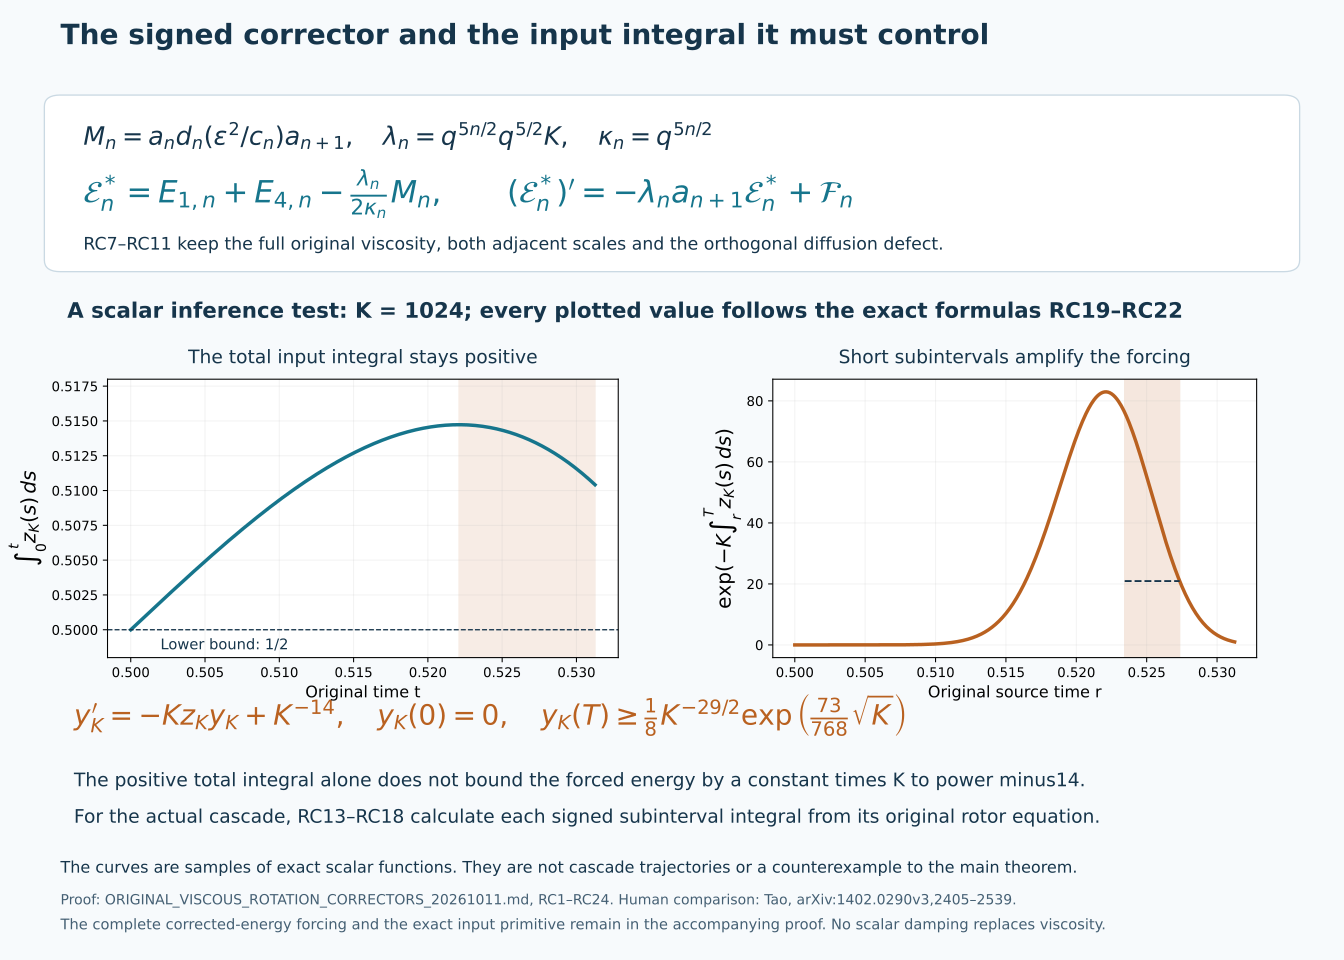

This chart was generated by the following Python code:
"""Original corrected energy and exact scalar integrating-factor example."""
from pathlib import Path
import numpy as np
import matplotlib
matplotlib.use('Agg')
import matplotlib.pyplot as plt
from matplotlib.patches import FancyBboxPatch
P=Path(__file__).resolve().parent
fig=plt.figure(figsize=(14,10),facecolor='#f7fafc')
canvas=fig.add_axes([0,0,1,1]);canvas.set_xlim(0,1);canvas.set_ylim(0,1);canvas.axis('off')
ink='#16354b';blue='#16758c';orange='#b96120'
canvas.text(.045,.954,'The signed corrector and the input integral it must control',fontsize=21,fontweight='bold',color=ink)
canvas.add_patch(FancyBboxPatch((.045,.729),.91,.16,boxstyle='round,pad=0.012',fc='white',ec='#cad9e3'))
canvas.text(.062,.849,r'$M_n=a_nd_n(\epsilon^2/c_n)a_{n+1},\quad\lambda_n=q^{5n/2}q^{5/2}K,\quad\kappa_n=q^{5n/2}$',fontsize=19,color=ink)
canvas.text(.062,.789,r'$\mathcal{E}_n^*=E_{1,n}+E_{4,n}-\frac{\lambda_n}{2\kappa_n}M_n,\qquad (\mathcal{E}_n^*)^{\prime}=-\lambda_n a_{n+1}\mathcal{E}_n^*+\mathcal{F}_n$',fontsize=23,color=blue)
canvas.text(.062,.74,'RC7–RC11 keep the full original viscosity, both adjacent scales and the orthogonal diffusion defect.',fontsize=13,color=ink)
canvas.text(.05,.669,'A scalar inference test: K = 1024; every plotted value follows the exact formulas RC19–RC22',fontsize=16,fontweight='bold',color=ink)
K=1024.;delta=K**-.5;T=.5+delta
r=np.linspace(.5,T,501);theta=(r-.5)/delta
total=.5+delta*(theta-2*theta**3/3)
tail=delta*(1/3-theta+2*theta**3/3)
ax1=fig.add_axes([.08,.315,.38,.29]);ax2=fig.add_axes([.575,.315,.36,.29])
ax1.plot(r,total,color=blue,lw=2.6);ax1.axhline(.5,color=ink,ls='--',lw=1)
ax1.axvspan(.5+delta/np.sqrt(2),T,color=orange,alpha=.12)
ax1.set_title('The total input integral stays positive',fontsize=14,pad=12,color=ink)
ax1.set_xlabel('Original time t',fontsize=12);ax1.set_ylabel(r'$\int_0^t z_K(s)\,ds$',fontsize=15)
ax1.set_ylim(.498,.518);ax1.ticklabel_format(useOffset=False,axis='both');ax1.grid(alpha=.16)
ax1.text(.502,.4986,'Lower bound: 1/2',fontsize=11,color=ink)
kernel=np.exp(-K*tail);lo=.5+3*delta/4;hi=.5+7*delta/8;lower=np.exp(73*np.sqrt(K)/768)
ax2.plot(r,kernel,color=orange,lw=2.6);ax2.axvspan(lo,hi,color=orange,alpha=.15)
ax2.hlines(lower,lo,hi,color=ink,ls='--',lw=1.4)
ax2.set_title('Short subintervals amplify the forcing',fontsize=14,pad=12,color=ink)
ax2.set_xlabel('Original source time r',fontsize=12);ax2.set_ylabel(r'$\exp(-K\int_r^T z_K(s)\,ds)$',fontsize=15)
ax2.ticklabel_format(useOffset=False,axis='x');ax2.grid(alpha=.16)
canvas.text(.055,.245,r'$y_K^{\prime}=-Kz_Ky_K+K^{-14},\quad y_K(0)=0,\quad y_K(T)\geq\frac{1}{8} K^{-29/2}\exp\left(\frac{73}{768}\sqrt{K}\right)$',fontsize=21,color=orange)
canvas.text(.055,.181,'The positive total integral alone does not bound the forced energy by a constant times K to power minus14.',fontsize=14,color=ink)
canvas.text(.055,.143,'For the actual cascade, RC13–RC18 calculate each signed subinterval integral from its original rotor equation.',fontsize=14,color=ink)
canvas.text(.045,.091,'The curves are samples of exact scalar functions. They are not cascade trajectories or a counterexample to the main theorem.',fontsize=12,color=ink)
canvas.text(.045,.058,'Proof: ORIGINAL_VISCOUS_ROTATION_CORRECTORS_20261011.md, RC1–RC24. Human comparison: Tao, arXiv:1402.0290v3,2405–2539.',fontsize=10.5,color='#445f73')
canvas.text(.045,.032,'The complete corrected-energy forcing and the exact input primitive remain in the accompanying proof. No scalar damping replaces viscosity.',fontsize=11,color='#445f73')
for ext in ['png','svg']:fig.savefig(P/f'original-viscous-rotation-correctors.{ext}',dpi=150,facecolor=fig.get_facecolor())
plt.close(fig)
